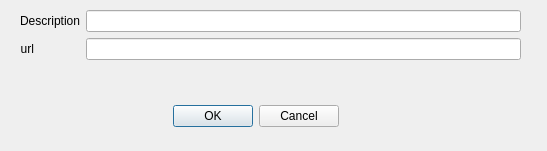
<?xml version="1.0" encoding="UTF-8"?>
<ui version="4.0">
 <class>CDlgConnSettingsRest</class>
 <widget class="QDialog" name="CDlgConnSettingsRest">
  <property name="geometry">
   <rect>
    <x>0</x>
    <y>0</y>
    <width>547</width>
    <height>151</height>
   </rect>
  </property>
  <property name="baseSize">
   <size>
    <width>0</width>
    <height>0</height>
   </size>
  </property>
  <property name="windowTitle">
   <string>Dialog</string>
  </property>
  <widget class="QDialogButtonBox" name="buttonBox">
   <property name="geometry">
    <rect>
     <x>0</x>
     <y>100</y>
     <width>511</width>
     <height>32</height>
    </rect>
   </property>
   <property name="orientation">
    <enum>Qt::Horizontal</enum>
   </property>
   <property name="standardButtons">
    <set>QDialogButtonBox::Cancel|QDialogButtonBox::Ok</set>
   </property>
   <property name="centerButtons">
    <bool>true</bool>
   </property>
  </widget>
  <widget class="QWidget" name="formLayoutWidget">
   <property name="geometry">
    <rect>
     <x>20</x>
     <y>10</y>
     <width>501</width>
     <height>71</height>
    </rect>
   </property>
   <layout class="QFormLayout" name="formLayout">
    <item row="0" column="0">
     <widget class="QLabel" name="label">
      <property name="text">
       <string>Description</string>
      </property>
      <property name="alignment">
       <set>Qt::AlignRight|Qt::AlignTrailing|Qt::AlignVCenter</set>
      </property>
     </widget>
    </item>
    <item row="0" column="1">
     <widget class="QLineEdit" name="m_description">
      <property name="toolTip">
       <string>Description for  connection used in connection table</string>
      </property>
      <property name="text">
       <string/>
      </property>
     </widget>
    </item>
    <item row="1" column="0">
     <widget class="QLabel" name="label_2">
      <property name="text">
       <string>url</string>
      </property>
      <property name="alignment">
       <set>Qt::AlignRight|Qt::AlignTrailing|Qt::AlignVCenter</set>
      </property>
     </widget>
    </item>
    <item row="1" column="1">
     <widget class="QLineEdit" name="m_url">
      <property name="toolTip">
       <string>Address to remote host. Prefix with stcp:// for SSL/TLS</string>
      </property>
      <property name="text">
       <string/>
      </property>
     </widget>
    </item>
   </layout>
  </widget>
 </widget>
 <resources/>
 <connections>
  <connection>
   <sender>buttonBox</sender>
   <signal>accepted()</signal>
   <receiver>CDlgConnSettingsRest</receiver>
   <slot>accept()</slot>
   <hints>
    <hint type="sourcelabel">
     <x>248</x>
     <y>254</y>
    </hint>
    <hint type="destinationlabel">
     <x>157</x>
     <y>274</y>
    </hint>
   </hints>
  </connection>
  <connection>
   <sender>buttonBox</sender>
   <signal>rejected()</signal>
   <receiver>CDlgConnSettingsRest</receiver>
   <slot>reject()</slot>
   <hints>
    <hint type="sourcelabel">
     <x>316</x>
     <y>260</y>
    </hint>
    <hint type="destinationlabel">
     <x>286</x>
     <y>274</y>
    </hint>
   </hints>
  </connection>
 </connections>
</ui>
